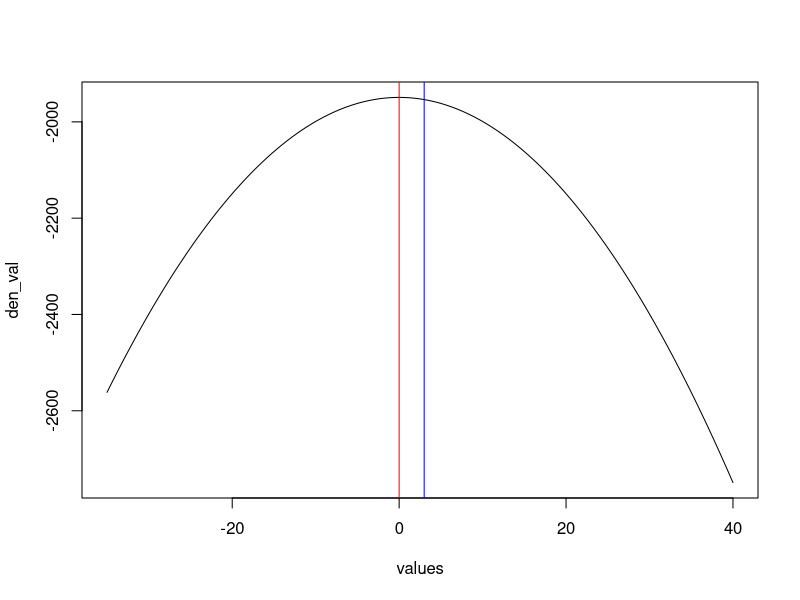

Reproduce this figure in R.
### One dimensional Bayesian Lasso

beta_par <- 3  # true value of beta
ndata <- 100
noise_sd <- 3 
x <- seq(1, 10, length = 100)   # vector of regressors
y <- rnorm(length(x), x*beta_par, noise_sd)  # actual generated data
alpha_true <- 5  # penalty parameter
lamb_coeff <- 1  # coefficient of closeness
step_size <- 2
beta_start <- 1   
iterations <- 1e5  

log_post <- function(y,beta,alpha,sigma2)  # log value of the posterior distribution
 {
  term1 <- (sum((y-x*beta)^2))/(2*sigma2)
  term2 <- (alpha*abs(beta))/sqrt(sigma2)
  value <- term1 + term2
  return(-value)
}

log_target <- function(eta,beta,lambda,y,sigma2,alpha)  # log of MY envelope
{
  dens_val <- sum((y - x*eta)^2)/ (2*sigma2) + (alpha*abs(eta))/sqrt(sigma2) + 
                                  sum((eta - beta)^2)/(2*lambda) 
  return(-dens_val)
}

prox_func <- function(beta,lambda,y,sigma2,alpha)  # function returns proximal value
{
  denom <- lambda*(sum(x^2)) + sigma2
  mu <- (lambda*(sum(x*y)) + beta*sigma2) / denom 
  temp <- (alpha*lambda*sqrt(sigma2)) / denom
  vec <- c(0, mu + temp, mu - temp)
  fun.val <- numeric(length = length(vec))
  fun.val[1] <- log_target(vec[1],beta,lambda,y,sigma2,alpha)
  fun.val[2] <- log_target(vec[2],beta,lambda,y,sigma2,alpha)
  fun.val[3] <- log_target(vec[3],beta,lambda,y,sigma2,alpha)
  index <- which.min(fun.val)
  prox <- vec[index]
  return(prox)
}

log_gradpi <- function(beta,lambda,y,sigma2,alpha)  # gradient of log target(MY envelope)
{
  beta_prox <- prox_func(beta,lambda,y,sigma2,alpha)
  ans <-  (beta-beta_prox)/lambda
  return(-ans)
}

mymala_fn <- function(y, alpha, sigma2, lambda, iter, delta)
{
  samp.mym <- matrix(0, nrow = iter, ncol = 1)
  beta_current <- beta_start
  samp.mym[1,] <- beta_current
  wts_is_est <- numeric(length = iter)
  prox_beta_current <- prox_func(beta_current,lambda,y,sigma2,alpha)
  g_lambda_val <- log_target(prox_beta_current,beta_current,lambda,y,sigma2,alpha)
  g_val <- log_post(y,beta_current,alpha,sigma2)
  wts_is_est[1] <- g_lambda_val - g_val
  accept <- 0
  for (i in 2:iter) 
  {
    beta_next <- rnorm(length(beta_current), beta_current + 
                         (delta / 2)*log_gradpi(beta_current,lambda,y,sigma2,alpha), 
                       sqrt(delta))   # proposal step
    prox_val.next <- prox_func(beta_next, lambda, y, sigma2, alpha)
    prox_val.curr <- prox_func(beta_current, lambda, y, sigma2, alpha)
    targ_val.next <- log_target(prox_val.next,beta_next,lambda,y,sigma2,alpha)
    targ_val.curr <- log_target(prox_val.curr,beta_current,lambda,y,sigma2,alpha)
    q.next_to_curr <- sum(dnorm(beta_current, beta_next + 
                                  (delta / 2)*log_gradpi(beta_next,lambda,y,sigma2,alpha),
                                sqrt(delta), log = TRUE))
    q.curr_to_next <- sum(dnorm(beta_next, beta_current + 
                                  (delta / 2)*log_gradpi(beta_current,lambda,y,sigma2,alpha),
                                sqrt(delta), log = TRUE))
    mh.ratio <- targ_val.next + q.next_to_curr - (targ_val.curr + q.curr_to_next)  # mh  ratio
    # print(mh.ratio)
    if(log(runif(1)) <= mh.ratio)
    {
      samp.mym[i,] <- beta_next
      prox_beta_next <- prox_func(beta_next,lambda,y,sigma2,alpha)
      g_val <- log_post(y,beta_next,alpha,sigma2)
      g_lambda_val <- log_target(prox_beta_next,beta_next,lambda,y,sigma2,alpha)
      wts_is_est[i] <- g_lambda_val - g_val
      accept <- accept + 1
    }
    else
    {
      samp.mym[i,] <- beta_current
      prox_beta_current <- prox_func(beta_current,lambda,y,sigma2,alpha)
      g_val <- log_post(y,beta_current,alpha,sigma2)
      g_lambda_val <- log_target(prox_beta_current,beta_current,lambda,y,sigma2,alpha)
      wts_is_est[i] <- g_lambda_val - g_val
    }
    beta_current <- samp.mym[i,]
    if(i %% 10000 == 0){
      print(i)
    }
  }
  print(accept/iter)
  object <- list(samp.mym, wts_is_est)
  return(object)
}

result <- mymala_fn(y=y,alpha = alpha_true,sigma2 = noise_sd^2,lambda = lamb_coeff, 
               iter = iterations, delta = step_size)

# Mode matching
values <- seq(-35,40, length = 1e4)
prox_vals <- numeric(length = 1e4)
den_val <- numeric(length = 1e4)
for (i in 1:length(prox_vals)) 
  {
  prox_vals[i] = prox_func(values[i],lamb_coeff,y,noise_sd^2,alpha_true)
  den_val[i] <- log_target(prox_vals[i],values[i],lamb_coeff,y,noise_sd^2,alpha_true)
}
plot(values, den_val, type = "l")
abline(v=prox_func(beta=3,lamb_coeff,y,noise_sd^2,alpha_true), col = "red")
abline(v=3, col = "blue")
